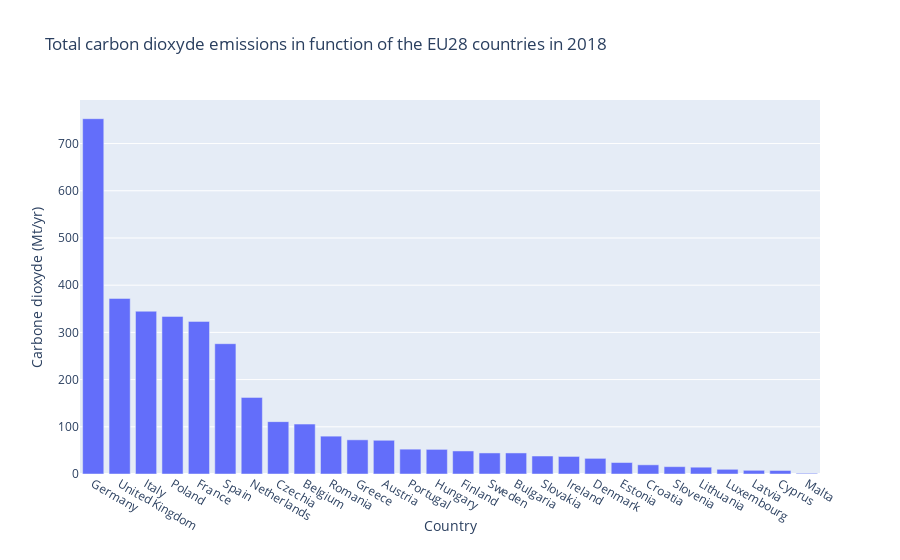

Write notebook code for a chart like this one.
### Code cell
pd_eu_countries = pd_eu_countries.sort_values(2018, ascending = False)
ratio2018 = int(sum(pd_eu_countries[2018][0:9])/sum(pd_eu_countries[2018])*100)
ratio2018

fig = go.Figure([go.Bar(x=pd_eu_countries['Country'], y=pd_eu_countries[2018])])
fig.update_layout(title_text='Total carbon dioxyde emissions in function of the EU28 countries in 2018',
                 xaxis={"title":"Country"}, yaxis={"title":"Carbone dioxyde (Mt/yr)"})
fig.show()
ratio = int(sum(pd_eu_countries[2018][0:9])/sum(pd_eu_countries[2018])*100)
print('In 2018, the 10 first biggest CO2 emitting countries within EU28 '+
      'represent {}% of their total CO2 emissions.'.format(ratio2015))

### Figure 1 — Plotly figure (JSON) as saved in the notebook; plotly's stock layout.template omitted (floating-point values rounded to 4 significant figures)
{"data": [{"type": "bar", "x": ["Germany", "United Kingdom", "Italy", "Poland", "France", "Spain", "Netherlands", "Czechia", "Belgium", "Romania", "Greece", "Austria", "Portugal", "Hungary", "Finland", "Sweden", "Bulgaria", "Slovakia", "Ireland", "Denmark", "Estonia", "Croatia", "Slovenia", "Lithuania", "Luxembourg", "Latvia", "Cyprus", "Malta"], "y": [752.7, 372.0, 344.8, 333.9, 323.3, 276.0, 162.3, 110.9, 105.8, 80.17, 72.4, 71.44, 52.61, 52.14, 48.8, 44.6, 44.59, 38.09, 37.21, 33.13, 24.33, 19.44, 15.55, 14.42, 9.954, 7.824, 7.463, 1.506]}], "layout": {"title": {"text": "Total carbon dioxyde emissions in function of the EU28 countries in 2018"}, "xaxis": {"title": {"text": "Country"}}, "yaxis": {"title": {"text": "Carbone dioxyde (Mt/yr)"}}}}
